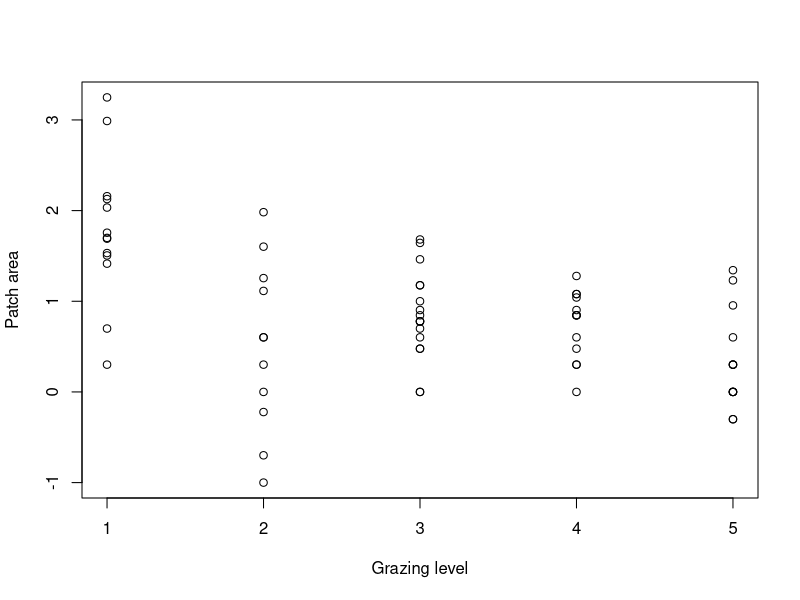
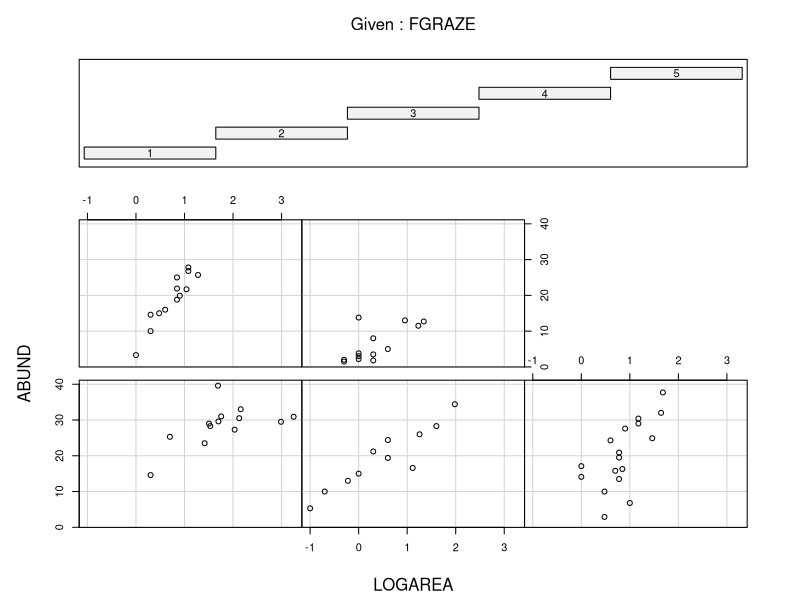
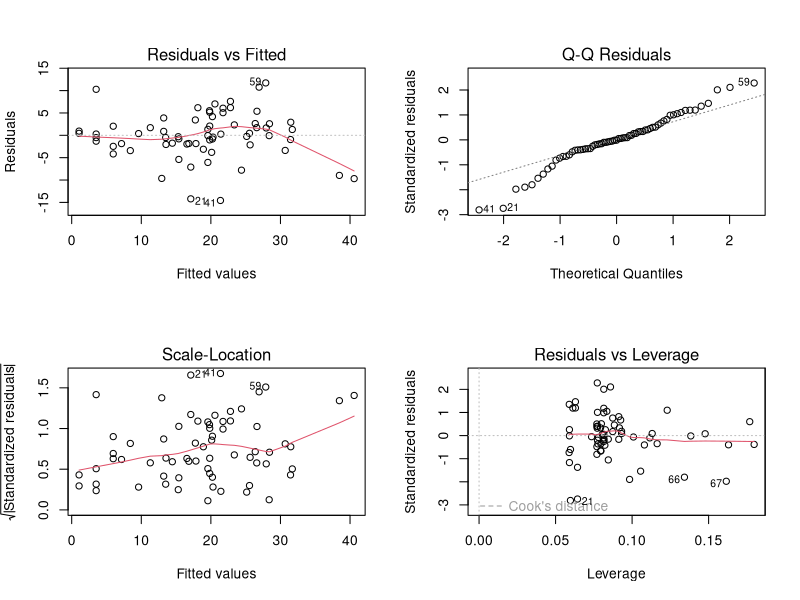
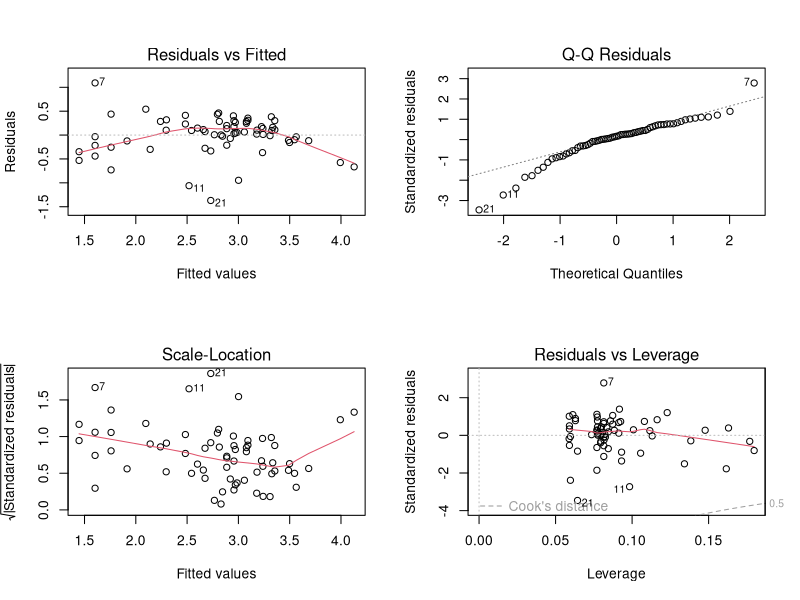
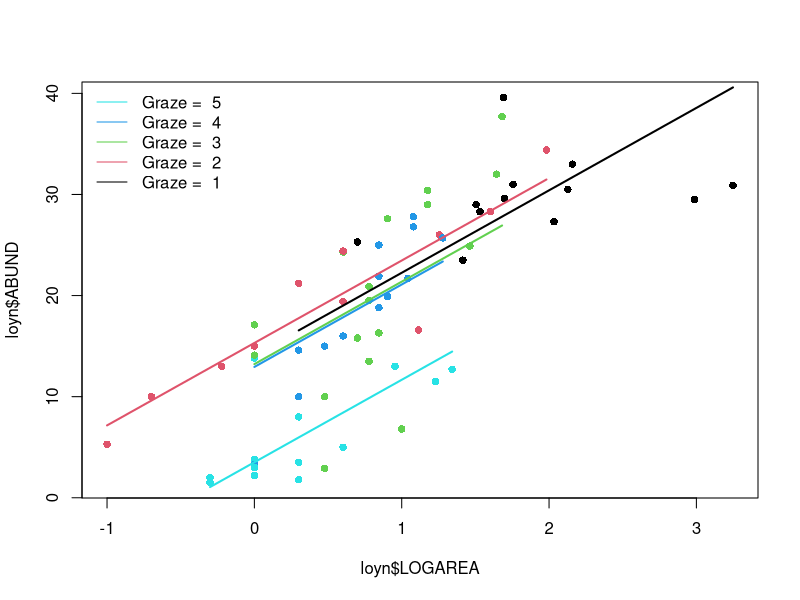
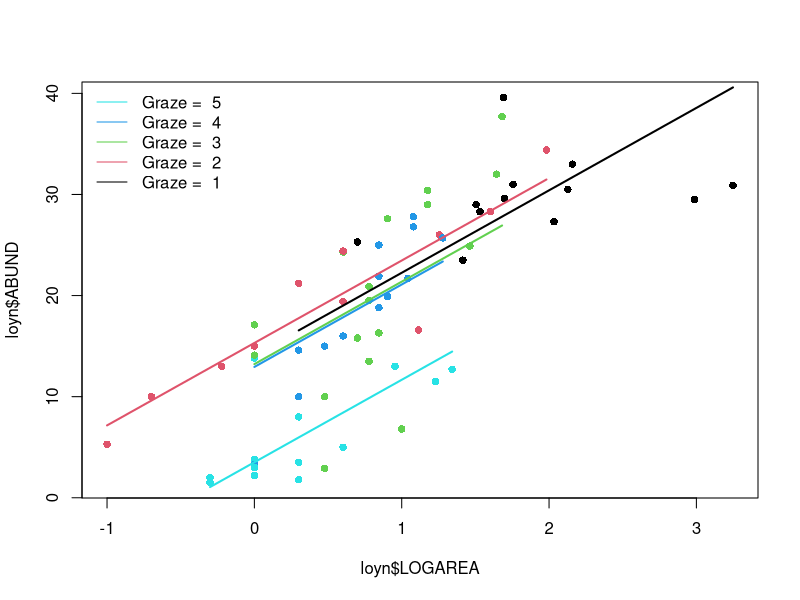
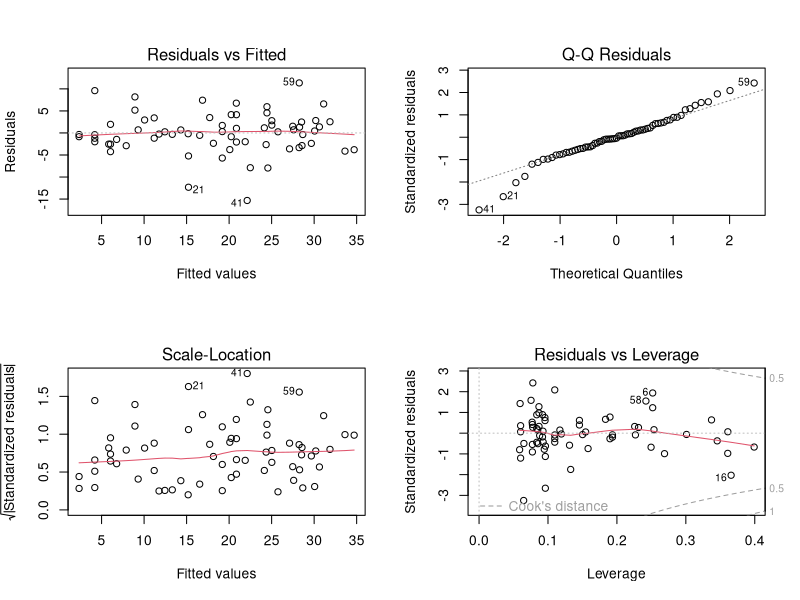
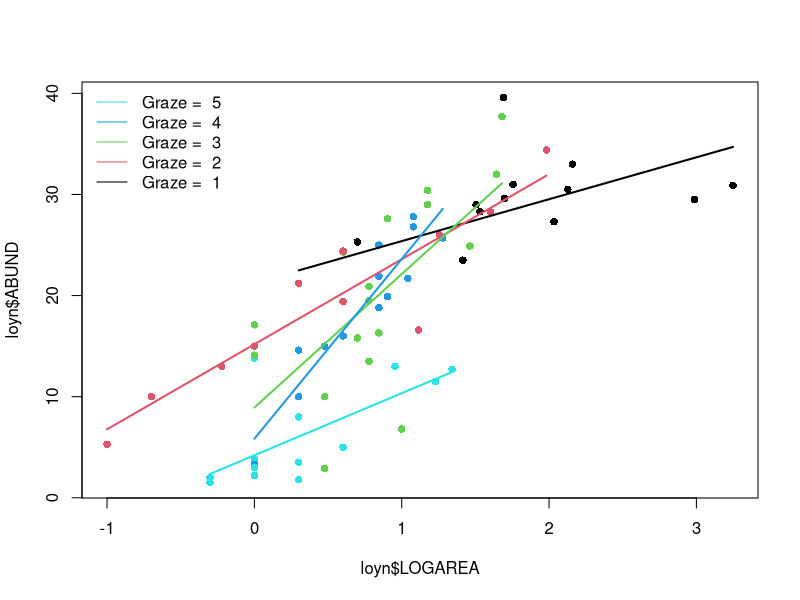

Here is the R script that generated these plots, in order:
## ---- chunk 1
knitr::opts_chunk$set(echo=TRUE, message = FALSE, warning = FALSE, eval = FALSE, cache = FALSE)
SOLUTIONS = TRUE
## ---- chunk 2
loyn <- read.table("data/loyn.txt", header = TRUE, stringsAsFactors = TRUE)
str(loyn)
## ---- chunk 3
loyn$LOGAREA <- log10(loyn$AREA)
# create factor GRAZE as it was originally coded as an integer
loyn$FGRAZE <- factor(loyn$GRAZE)
## ---- chunk 4
plot(loyn$LOGAREA ~ loyn$GRAZE, xlab = "Grazing level", ylab = "Patch area")

# There is a good spread of patch areas within each grazing level overall,
# although there is a trend for more grazing the smaller the patch is.
# the lowest level of grazing intensity happens to be predominantly in 
# larger patches (including the two monster patches)

# How would we expect adding grazing level to the LOGAREA model to affect 
# the predictions of the model? Think particularly of the largest two patches
# which were previously overestimated by the model (negative residuals - 
# see the linear model 1 exercise)?
# Since the lowest grazing levels appear to be associated with the highest 
# bird abundances, we could expect a model combining area and grazing level
# to predict an even higher abundance for these patches 
# this would not improve the situation for these patches, at least.
# But let's find out if that's the case!
## ---- chunk 5
coplot(ABUND ~ LOGAREA | FGRAZE, data = loyn)

# There is a lot of variation in there, but:
# The mean abundance seems to decrease as grazing levels increase.
# Most noticeable in the highest grazing level.
# Within a grazing level, abundance seems to increase with the log-patch area.
# It is unclear from this if the slope of the log-area effect is 
# different between grazing levels
## ---- chunk 6
birds.add.1 <- lm(ABUND ~ LOGAREA + FGRAZE, data = loyn)
## ---- chunk 7
anova(birds.add.1)

# null hypothesis 1: There is no effect of LOGAREA on ABUND
# (the coefficient for LOGAREA is zero)
# null hypothesis 2: There is no effect of FGRAZE on ABUND
# (no difference between grazing levels *after* the effect of LOGAREA)

# the p values are all very small therefore reject both null hypotheses.
## ---- chunk 8
summary(birds.add.1)

# Here the intercept (baseline) is *NOT* the mean abundance of birds for
# FGRAZE level 1. It is the estimated ABUND when LOGAREA = 0 & FGRAZE = level 1.
# The null hypothesis for the intercept is that the intercept = 0.
# As the p value (p < 2e-16) is very small we reject this null hypothesis
# and conclude that the intercept is significantly different from 0.
# Not a biologically relevant hypothesis test, in this context
# (in fact totally arbitrary, as the location of the zero is determined
# by the transformation we chose)

# For LOGAREA, the null hypothesis is that the slope of the relationship
# between LOGAREA and ABUND = 0 (no relationship). As the p value (4.90e-07)
# is very small we reject this null hypothesis and conclude that the slope 
# is significantly different from 0 (i.e. there is a significant relationship
# between LOGAREA and ABUND). Remember, in this additive model we are assuming 
# that the slope of the relationship between LOGAREA and ABUND is the same for
# each level of FGRAZE so we only have one estimate for the slope.

# The remaining estimates are differences (contrasts) in the intercepts  
# between each level of FGRAZE and the reference level, FGRAZE1. 

# For example, the FGRAZE2 estimate is 0.38, so there are 0.38 more birds on
# average in graze level 2 compared to graze level 1, when LOGAREA = 0 (so it's
# a difference in the intercepts). This difference is however not significantly 
# different from zero (p = 0.89) and we conclude that there is no difference
# in the mean bird ABUND between FGRAZE2 and FGRAZE1 when LOGAREA = 0.

# The difference between graze level 5 (FGRAZE5) and the reference FGRAZE1 is 
# -11.89 (11.89 fewer birds in FGRAZE5 compared to FGRAZE1),
# when LOGAREA = 0.

# This difference is significantly different from 0 (p = 0.00017) and therefore
# the mean abundance of birds in FGRAZE5 is significantly different than in
# FGRAZE1 when LOGAREA = 0.

# The Multiple R-square value is as we calculated from the anova table

## ---- chunk 9
# first split the plotting device into 2 rows and 2 columns
par(mfrow = c(2,2))

# now create the residuals plots
plot(birds.add.1)

# To test the normality of residuals assumption we use the Normal Q-Q plot. 
# The central residuals are not too far from the Q-Q line but the extremes
# are too extreme (the tails of the distribution are too long). Some
# observations, both high and low, are poorly explained by the model.

# The plot of the residuals against the fitted values suggests these
# extreme residuals happen for intermediate fitted values.

# Looking at the homogeneity of variance assumption (Residuals vs
# Fitted and Scale-Location plot),
# the graphs are mostly messy, with no clear pattern emerging. There is
# a hint of smaller variance with the lowest fitted values, which is not ideal.
# This could mean that the homogeneity of variance assumption is not met
# (i.e. the variances are not the same). 

# The observations with the highest leverage don't appear to be overly
# influential, according to the Cook's distances in the Residuals vs
# Leverage plot.  

# ABUND being bounded by zero, it wouldn't be too surprising that the variance increases with the mean abundance.
# This is often improved by log-transforming the response
loyn$logABUND<- log(loyn$ABUND + 1) # here the natural log
birds.add.3 <- lm(logABUND ~ LOGAREA + FGRAZE, data = loyn)
par(mfrow = c(2, 2))
plot(birds.add.3)

# Not this time! Lots of extreme negative residuals generated.

# Back to `birds.add.1` the other issue was the extreme residuals.
# This could be due to missing important explanatory variables from the model, either
# new explanatory variables altogether, or interactions: is it okay to assume
# the effect of LOGAREA to be the same for all grazing levels?

## ---- chunk 10
par(mfrow= c(1, 1))
plot(loyn$ABUND ~ loyn$LOGAREA, col = loyn$GRAZE, pch = 16)
# Note: # colour 1 means black in R
# colour 2 means red in R
# colour 3 means green in R
# colour 4 means blue in R
# colour 5 means cyan in R

# FGRAZE1
# create a sequence of increasing Biomass within the observed range
LOGAREA.seq <- seq(from = min(loyn$LOGAREA[loyn$FGRAZE == 1]),
					to = max(loyn$LOGAREA[loyn$FGRAZE == 1]),
					length = 20)
# create data frame for prediction
dat4pred <- data.frame(FGRAZE= "1", LOGAREA = LOGAREA.seq)
# predict for new data
dat4pred$predicted <- predict(birds.add.1, newdata = dat4pred)
# add the predictions to the plot of the data
lines(predicted ~ LOGAREA, data = dat4pred, col = 1, lwd = 2)

# FGRAZE2
LOGAREA.seq <- seq(from = min(loyn$LOGAREA[loyn$FGRAZE == 2]),
					to = max(loyn$LOGAREA[loyn$FGRAZE == 2]),
					length = 20)
dat4pred <- data.frame(FGRAZE = "2", LOGAREA = LOGAREA.seq)
dat4pred$predicted <- predict(birds.add.1, newdata= dat4pred)
lines(predicted ~ LOGAREA, data = dat4pred, col = 2, lwd = 2)

# FGRAZE3
LOGAREA.seq <- seq(from = min(loyn$LOGAREA[loyn$FGRAZE == 3]),
					to = max(loyn$LOGAREA[loyn$FGRAZE == 3]),
					length = 20)
dat4pred <- data.frame(FGRAZE = "3", LOGAREA = LOGAREA.seq)
dat4pred$predicted <- predict(birds.add.1, newdata = dat4pred)
lines(predicted ~ LOGAREA, data = dat4pred, col = 3, lwd = 2)

# FGRAZE4
LOGAREA.seq <- seq(from = min(loyn$LOGAREA[loyn$FGRAZE == 4]),
					to = max(loyn$LOGAREA[loyn$FGRAZE == 4]),
					length = 20)
dat4pred <- data.frame(FGRAZE = "4", LOGAREA = LOGAREA.seq)
dat4pred$predicted <- predict(birds.add.1, newdata= dat4pred)
lines(predicted ~ LOGAREA, data = dat4pred, col = 4, lwd = 2)

# FGRAZE5
LOGAREA.seq <- seq(from = min(loyn$LOGAREA[loyn$FGRAZE == 5]),
					to = max(loyn$LOGAREA[loyn$FGRAZE == 5]),
					length = 20)
dat4pred <- data.frame(FGRAZE = "5", LOGAREA = LOGAREA.seq)
dat4pred$predicted <- predict(birds.add.1, newdata = dat4pred)
lines(predicted ~ LOGAREA, data = dat4pred, col = 5, lwd = 2)

legend("topleft", 
 legend= paste("Graze = ", 5:1), 
 col = c(5:1), bty = "n",
 lty = c(1, 1, 1), 
 lwd = c(1, 1, 1))
## ---- chunk 11
# Okay, that was a long-winded way of doing this.
# If, like me, you prefer more compact code and less risks of errors,
# you can use a loop, to save repeating the sequence 5 times:
par(mfrow = c(1, 1))
plot(loyn$ABUND ~ loyn$LOGAREA, col = loyn$GRAZE, pch = 16)

for(g in levels(loyn$FGRAZE)){# `g` will take the values "1", "2",..., "5" in turn
	LOGAREA.seq <- seq(from = min(loyn$LOGAREA[loyn$FGRAZE == g]),
										to = max(loyn$LOGAREA[loyn$FGRAZE == g]),
														length = 20)
	dat4pred <- data.frame(FGRAZE= g, LOGAREA= LOGAREA.seq)
	dat4pred$predicted <- predict(birds.add.1, newdata= dat4pred)
	lines(predicted ~ LOGAREA, data = dat4pred, col = as.numeric(g), lwd = 2)
}
legend("topleft", 
 legend = paste("Graze = ", 5:1), 
 col = c(5:1), bty = "n",
 lty = c(1, 1, 1), 
 lwd = c(1, 1, 1))
## ---- chunk 12
# There is a significant effect of grazing levels, especially the highest
# level with a negative effect on bird abundance

# There is a significant positive effect of patch area, too.

# The relative importance of patch area and grazing is not clear, as these
# are correlated, with smaller patches also having higher grazing intensity
# on average, and larger patches lower grazing intensity.

# Some observations are poorly predicted (fitted) using the current set
# of explanatory variables.
## ---- chunk 13
birds.inter.1 <- lm(ABUND ~ FGRAZE * LOGAREA , data = loyn)
## ---- chunk 14
anova(birds.inter.1)

# null hypothesis 1: There is no effect of LOGAREA on ABUND
# (the coefficient for LOGAREA is zero)

# null hypothesis 2: There is no effect of FGRAZE on ABUND
# (no difference between grazing levels *after* the effect of LOGAREA)

# null hypothesis 3: There is no effect of an FGRAZE by ABUND interaction
# *after* the effects of LOGAREA and FGRAZE combined).
# A couple of equivalent ways to say this: the effect of LOGAREA doesn't differ
# among FGRAZE levels or: the difference in bird abundance between grazing
# levels is the same for all patch areas.

# As long as there is an interaction in the model, the null hypotheses 1 and 2
# ("main effects") are not relevant to us
# the p value for the interaction is large, therefore we fail to reject the
# null hypothesis: there is no evidence supporting this interaction.
## ---- chunk 15
summary(birds.inter.1)

# Here the intercept (baseline) is the predicted `ABUND` for LOGAREA = 0,
# for FGRAZE level 1.
# the null hypothesis for the intercept is that the intercept = 0
# (not biologically relevant).

# LOGAREA represents the slope for LOGAREA, specific to level FGRAZE = 1.
# The null hypothesis is that the slope of the relationship
# between LOGAREA and ABUND = 0, for level FGRAZE = 1 only. 

# FGRAZE2...5 estimate differences (contrasts) between the *intercept* of
# each level and the *intercept* of the reference level, FGRAZE = 1. 

# FGRAZE2...5:LOGAREA estimate differences (contrasts) between the *slope*
# of LOGAREA for each level and the *slope* of LOGAREA for the reference
# level, FGRAZE = 1. 


# The Multiple R-square value is 0.76, slightly up from the purely additive
# model (but not much, given that we have added a whole 4 parameters to the
# model, i.e. nearly doubled its complexity)

## ---- chunk 16
# first split the plotting device into 2 rows and 2 columns
par(mfrow = c(2,2))

# now create the residuals plots
plot(birds.inter.1)

# Not a great deal of an improvement! Just marginally better in every respect,
# thanks to increasing the fit slightly (by throwing lots of new model
# parameters at the data).
## ---- chunk 17
# NOTE: I'm using the loop version of the plot, here.
# If you don't like it, refer to the long-hand code version at Question 11

par(mfrow = c(1, 1))
plot(loyn$ABUND ~ loyn$LOGAREA, col = loyn$GRAZE, pch = 16)

for(g in levels(loyn$FGRAZE)){# `g` will take the values "1", "2",..., "5" in turn
	LOGAREA.seq <- seq(from = min(loyn$LOGAREA[loyn$FGRAZE == g]),
										to = max(loyn$LOGAREA[loyn$FGRAZE == g]),
														length = 20)
	dat4pred <- data.frame(FGRAZE = g, LOGAREA = LOGAREA.seq)
	dat4pred$predicted <- predict(birds.inter.1, newdata = dat4pred)
	lines(predicted ~ LOGAREA, data = dat4pred, col = as.numeric(g), lwd = 2)
}
legend("topleft", 
 legend = paste("Graze = ", 5:1), 
 col = c(5:1), bty = "n",
 lty = c(1, 1, 1), 
 lwd = c(1, 1, 1))
## ---- chunk 18
# The slopes of the LOGAREA effect across grazing levels are all over the
# place, without any coherent pattern (for instance, they could have been
# increasing or decreasing gradually from low to high grazing intensity)

# The interaction is non-significant, so isn't supported statistically either.

# Time to revert to the simpler, or a different model? Decisions, decisions!

